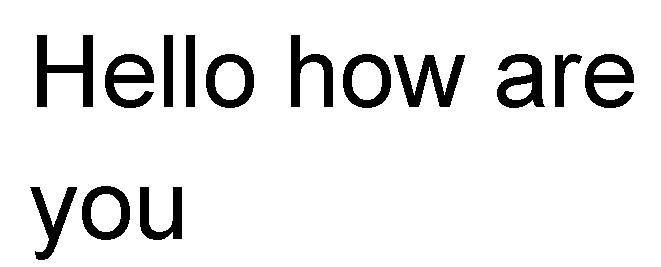
#> input picture Data/Capturas/imagen_guardada.jpg, 661 x 267 px, found by its file name
$ python Ocrtext.py
#> lines starting #> are read from the running program, lines starting #| are printed output that depends on the picture; after the words box and inside, x2 and y2 are one past the last pixel; in counts of white or black regions, pixels touching at a corner belong together
import cv2
import pytesseract as tess
import os

def text(image_path):
#> called with image_path = '../IA/Data/Capturas/imagen_guardada.jpg'
    tess.pytesseract.tesseract_cmd = r'C:\\Program Files\\Tesseract-OCR\\tesseract.exe'

    # Lee la imagen desde la ruta especificada
    image = cv2.imread(image_path)
#> image is the input picture: shape (267, 661, 3); min 0, max 255, mean 231.2

    # Procesamiento de la imagen
    gris = cv2.cvtColor(image, cv2.COLOR_BGR2GRAY)
    _, thresholded = cv2.threshold(gris, 0, 255, cv2.THRESH_BINARY_INV + cv2.THRESH_OTSU)
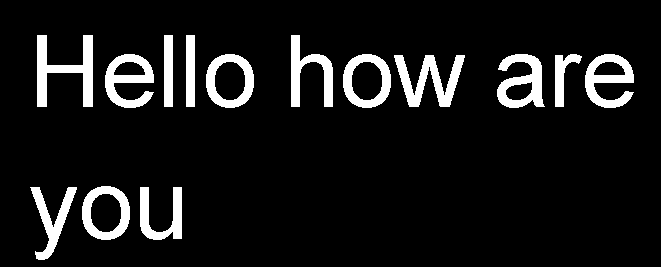
#> thresholded: shape (267, 661); 9.3% white; 14 white regions, largest, box (x1, y1, x2, y2) and area: (37, 35, 93, 107) 1728, (394, 55, 465, 107) 1630, (497, 54, 545, 108) 1404
    dist = cv2.distanceTransform(thresholded, cv2.DIST_L2, 5)
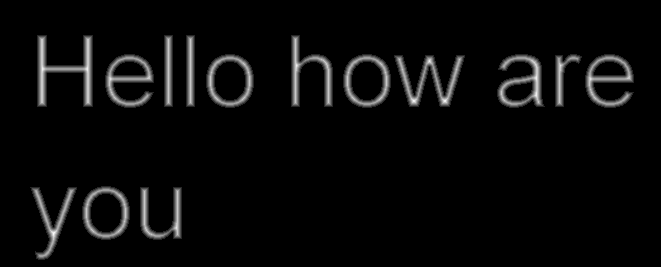
#> dist: shape (267, 661) float32; min 0, max 6.39, mean 0.244; drawn with min black and max white
    dist = (dist * 255).astype('uint8')
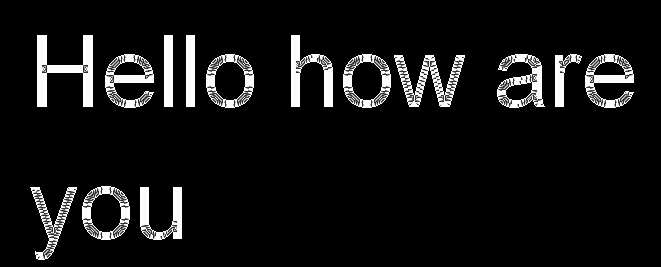
#> dist: shape (267, 661); min 0, max 255, mean 19.4
    _, dist1 = cv2.threshold(dist, 0, 255, cv2.THRESH_BINARY + cv2.THRESH_OTSU)
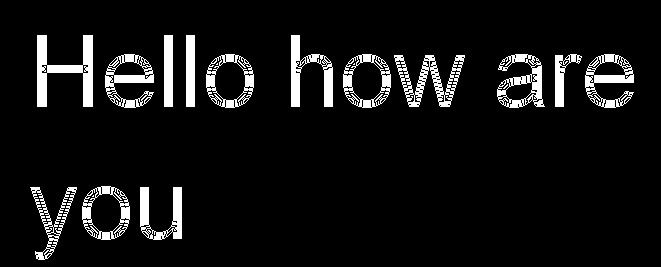
#> dist1: shape (267, 661); 7.5% white; 18 white regions (4 under 20 px), largest, box (x1, y1, x2, y2) and area: (37, 35, 93, 107) 1680, (394, 55, 465, 107) 1202, (291, 35, 333, 107) 1162

    # Extraer texto
#> (the run stopped early here; a loop or call above may not have finished)
